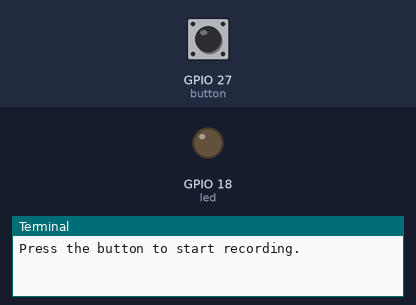
This program was run on a simulated Raspberry Pi (BCM pin numbers). Parts: output pins drawn as LEDs (lit = HIGH), the last lines printed to the terminal. The test bench sets the inputs (shaded band); at power-on: GPIO 27 (button) HIGH. The clock reads 2024-03-15 10:24:30 at power-on unless the program sets it; the camera gives no picture and a still takes 0.5 s.

Above: at 1.2 s.
1.3 s: GPIO 27 (button) pulled LOW for 0.15 s
At 2.4 s:
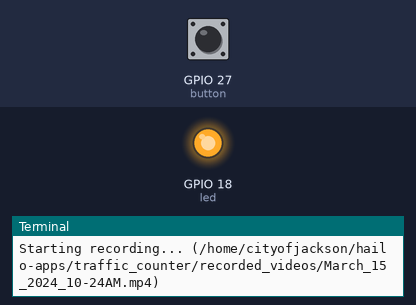
Timing chart, 0 to 5.8 s (numbered marks = the images above; inputs shaded):
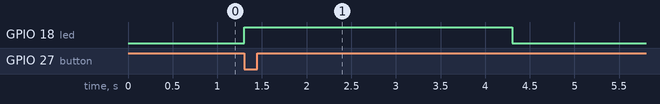

Measured:
- after the input at 1.3 s, GPIO 18 (led): LOW → HIGH at once, → LOW 3.0 s later

The program:

video_on_start.py
```python
# =============================================================================
# VIDEO ON START - button-triggered Raspberry Pi camera recorder
# =============================================================================
# What this script does, in plain terms:
#   1. Runs automatically on boot (via the MyService.service systemd unit -
#      see README_video_on_start.txt for the full setup) and waits for the
#      button on GPIO pin 27 to be pressed.
#   2. On the first press, lights the LED (GPIO pin 18) for a few seconds
#      to confirm it started, then begins recording video from the
#      Raspberry Pi camera to an .mp4 file.
#   3. Recording stops either when a second button press happens, or when
#      RECORDING_SECONDS (below) elapses, whichever comes first.
#   4. The program then exits - it only records ONE video per run. To
#      record another video, the whole script/service has to run again
#      (e.g. by rebooting the Pi, since it's launched on boot via systemd).
#
# Where the output goes:
#   Each recording is saved to
#   /home/cityofjackson/hailo-apps/traffic_counter/recorded_videos/, named
#   with the date and time recording started (see `filename` below).
#
# Quick reference - things people most often want to tweak, and where to
# find them in this file:
#   - RECORDING_MINUTES   how long a recording runs before auto-stopping
#                          (below, near RECORDING_SECONDS)
#   - LED_ON_SECONDS       how long the confirmation LED stays lit
#   - button / led pins    which GPIO pins the button/LED are wired to
#                          (below, near "Set up hardware")
# =============================================================================

# -----------------------------
# Import libraries
# -----------------------------

# Allows the program to use physical hardware connected to the Raspberry Pi's GPIO pins.
# Button lets us detect when a push button is pressed.
from gpiozero import Button

# LED lets us turn an LED on and off through a GPIO pin.
from gpiozero import LED

# Imports the Raspberry Pi Camera library so we can control the camera.
from picamera2 import Picamera2

# Imports the video encoder that compresses the video into H.264 format.
from picamera2.encoders import H264Encoder

# Imports a class that saves the recorded video as an MP4 file using FFmpeg.
from picamera2.outputs import FfmpegOutput

#imports datetime to create filenames of each day
from datetime import datetime

# Event lets the button (running on its own callback thread) tell the main
# thread "stop now" without a race condition.
from threading import Event


# -----------------------------
# Set up hardware
# -----------------------------

# Creates a Button object connected to GPIO pin 27.
# bounce_time filters out electrical chatter from a single physical press so
# it can't be read as multiple presses (which previously caused a press to
# both start AND immediately stop the recording).
button = Button(27)

# Creates an LED object connected to GPIO pin 18.
led = LED(18)


# -----------------------------
# Set up the camera
# -----------------------------

# Creates the camera object.
picam2 = Picamera2()

# Configures the camera for recording video.
picam2.configure(picam2.create_video_configuration())

# Creates a video encoder.
# 10,000,000 is the bitrate (video quality).
# Higher numbers generally mean better quality and larger files.
encoder = H264Encoder(10000000)

# Starts the camera so it is ready when recording begins.
picam2.start()


# -----------------------------
# Recording duration
# -----------------------------

# How long to record for, in seconds, before stopping automatically.
RECORDING_MINUTES = 480

# Other durations (in seconds) - swap one in above when you want to extend
# the recording later:

# 6 hours = 360
# 7 hours = 420
# 8 hours = 480

RECORDING_SECONDS = (RECORDING_MINUTES * 60)

# How long to keep the LED lit after recording starts, just to confirm it
# started - then it turns off to save power for the rest of the recording.
LED_ON_SECONDS = 3


# -----------------------------
# Start/stop handling
# -----------------------------

# This program only ever records one video per run:
#   1. Wait for the first button press to start recording.
#   2. While recording, a second button press stops it early.
#   3. Either way (early press or RECORDING_SECONDS elapsing), stop and
#      exit - it does NOT start a new recording afterward.
start_event = Event()
stop_event = Event()


def request_start():
    """Button-press handler while waiting to start (see
    `button.when_pressed = request_start` below). Just flips start_event,
    which wakes up the `start_event.wait()` call further down and lets the
    program move on to actually starting the recording."""
    start_event.set()


def request_stop():
    """Button-press handler once recording is underway (wired up further
    below with `button.when_pressed = request_stop`, right after the first
    press is handled). Flips stop_event, which wakes up whichever
    `stop_event.wait(...)` call is currently blocking further down so the
    program can stop the recording early instead of waiting out the full
    RECORDING_SECONDS.

    Safe to call more than once (e.g. multiple button presses) -
    Event.set() is idempotent, and the actual picam2.stop_recording()
    call below only ever happens once."""
    stop_event.set()


# Before recording starts, a button press means "start".
button.when_pressed = request_start


# -----------------------------
# Record one video
# -----------------------------

print("Press the button to start recording.")

# Block here until the button is pressed for the first time.
start_event.wait()

# From here on, a button press means "stop" instead of "start".
button.when_pressed = request_stop

# Build the filename for this recording.
filename = f"/home/cityofjackson/hailo-apps/traffic_counter/recorded_videos/{datetime.now().strftime('%B_%d_%Y_%I-%M%p')}.mp4"
output = FfmpegOutput(filename)

print(f"Starting recording... ({filename})")

# Turn the LED on to confirm recording is starting.
led.on()

# Begin recording using the camera, encoder, and output file.
picam2.start_recording(encoder, output)

# Keep the LED on just long enough to confirm it started, then turn it off
# to conserve energy for the rest of the recording. If the button is
# pressed (early stop) during this window, stop_event.wait() returns right
# away instead of sitting through the full LED_ON_SECONDS.
stop_event.wait(timeout=LED_ON_SECONDS)
led.off()

# If we weren't already told to stop, keep waiting for whichever comes
# first: the rest of RECORDING_SECONDS, or an early button press.
if not stop_event.is_set():
    stop_event.wait(timeout=RECORDING_SECONDS - LED_ON_SECONDS)

# Stop saving to the file, whether we got here by timing out or by an
# early button press.
picam2.stop_recording()

print("Recording finished.")

# Release the camera and exit - this program only records once per run.
picam2.stop()
```
